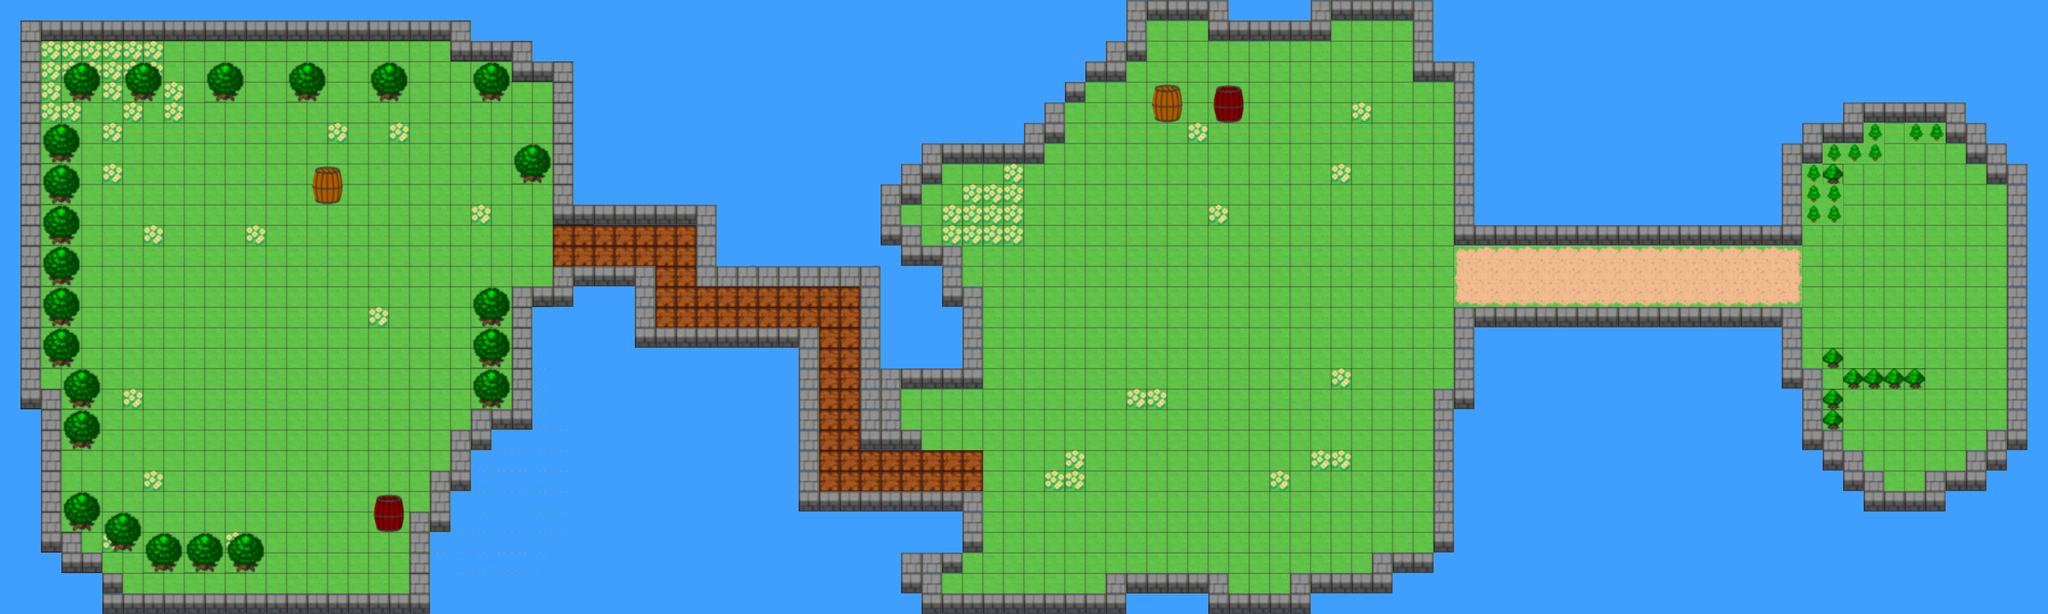

Tiled map render using the project's own tile images. Description and the map definition, with tile-layer contents summarised, below:
An orthogonal 100x30 tile map with 32x32 px tiles, 3 tile layers (background, foreground, front), 2 hidden layers not drawn.

<map version="1.0" orientation="orthogonal" width="100" height="30" tilewidth="32" tileheight="32">
 <tileset firstgid="1" name="map1" tilewidth="32" tileheight="32">
  <image source="../../assets/maps/map.png" width="640" height="1024" />
 </tileset>
 <layer name="background" width="100" height="30">
  <data>[3000 cells, 2926 non-empty, 14 distinct tile ids]</data>
 </layer>
 <layer name="foreground" width="100" height="30">
  <data>[3000 cells, 591 non-empty, 21 distinct tile ids]</data>
 </layer>
 <layer name="front" width="100" height="30">
  <data>[3000 cells, 225 non-empty, 24 distinct tile ids]</data>
 </layer>
 <layer name="collision" width="100" height="30" visible="0">
  <data>[3000 cells, 438 non-empty, 1 distinct tile ids]</data>
 </layer>
 <layer name="sky" width="100" height="30" visible="0">
  <data>[3000 cells, 166 non-empty, 10 distinct tile ids]</data>
 </layer>
</map>